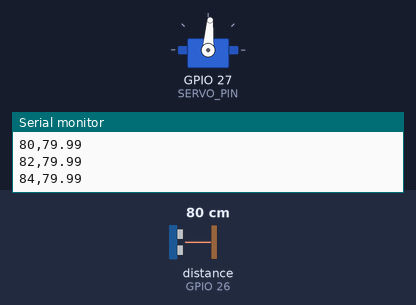
A sketch run on a simulated ESP32. Parts: servo, the last lines printed to the serial monitor. Wiring (inferred from the names in the program): ultrasonic range finder: trigger GPIO 25; echo GPIO 26. The inputs (shaded band) are chosen by the test bench; at power-on: distance to the obstacle (sensor on GPIO 26) 80 cm. The echo pulse lasts 58.3 µs per cm.

Above: at 1.27 s.
1.3 s: distance to the obstacle (sensor on GPIO 26) set to 2 cm
At 2.57 s:
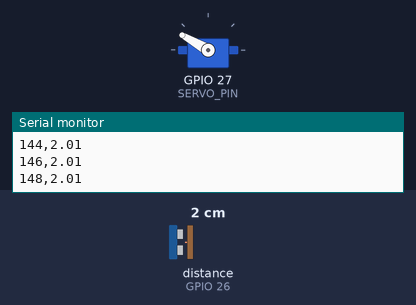
4.3 s: distance to the obstacle (sensor on GPIO 26) set to 120 cm
At 5.22 s:
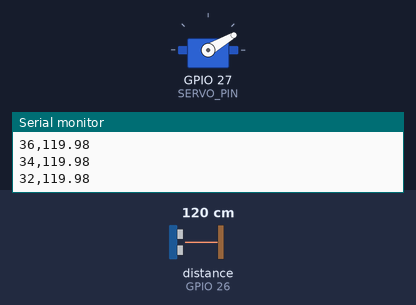
7.3 s: distance to the obstacle (sensor on GPIO 26) set to 4 cm
At 7.48 s:
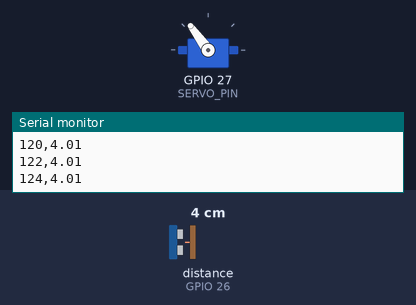
Timing chart, 0 to 16.3 s (numbered marks = the images above; inputs shaded):
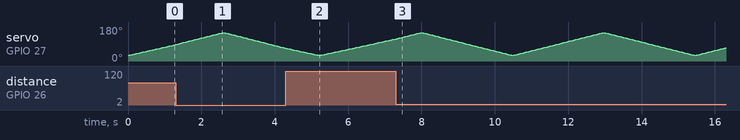

The sketch:

radar_firmware.ino
```cpp
#include <ESP32Servo.h>

const int TRIG_PIN = 25;
const int ECHO_PIN = 26;
const int SERVO_PIN = 27;

const int MIN_ANGLE = 30;
const int MAX_ANGLE = 150;
const int STEP = 2;

Servo radarServo;

float measureDistance() {
  digitalWrite(TRIG_PIN, LOW);
  delayMicroseconds(2);
  digitalWrite(TRIG_PIN, HIGH);
  delayMicroseconds(10);
  digitalWrite(TRIG_PIN, LOW);

  long duration = pulseIn(ECHO_PIN, HIGH, 30000);
  if (duration == 0) {
    return -1;
  }
  return duration * 0.0343 / 2;
}

void scanAt(int angle) {
  radarServo.write(angle);
  delay(40);
  float distance = measureDistance();
  Serial.print(angle);
  Serial.print(",");
  Serial.println(distance);
}

void setup() {
  Serial.begin(115200);
  pinMode(TRIG_PIN, OUTPUT);
  pinMode(ECHO_PIN, INPUT);
  radarServo.attach(SERVO_PIN, 500, 2400);
}

void loop() {
  for (int angle = MIN_ANGLE; angle <= MAX_ANGLE; angle += STEP) {
    scanAt(angle);
  }
  for (int angle = MAX_ANGLE; angle >= MIN_ANGLE; angle -= STEP) {
    scanAt(angle);
  }
}
```
